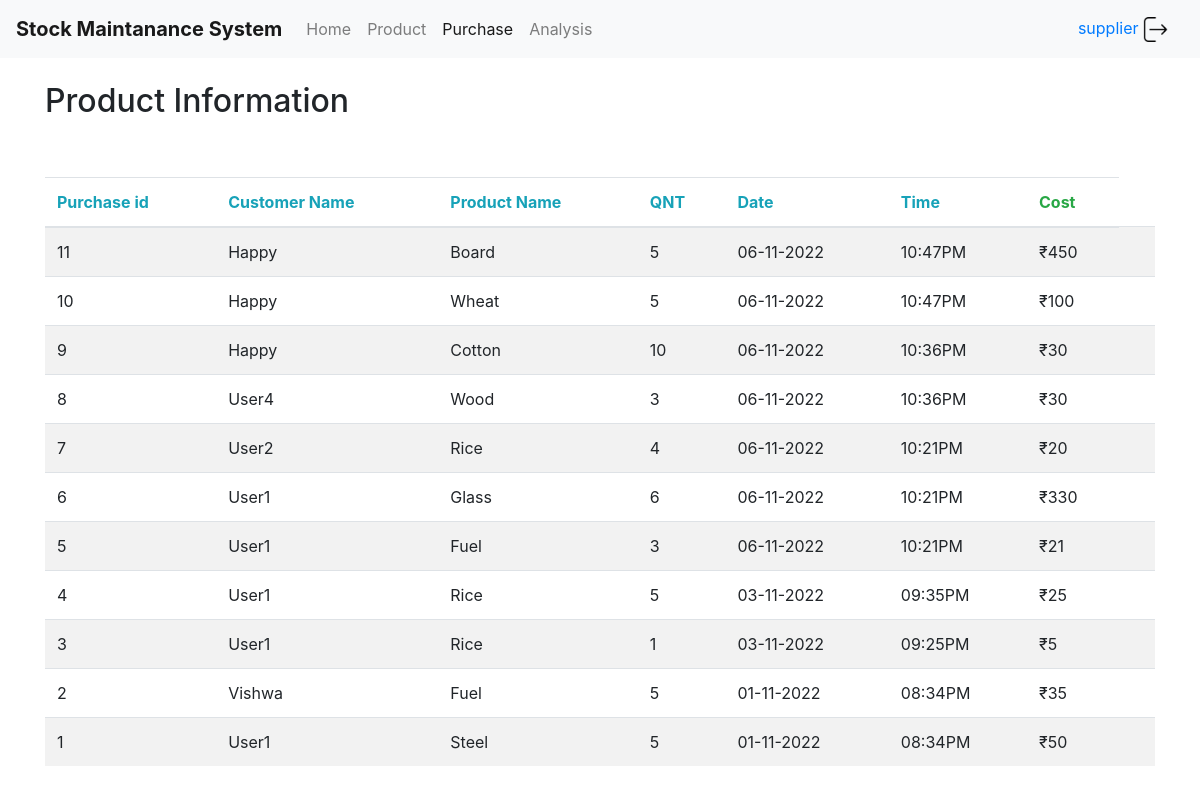
Screenshot of /admin/purchase (signed in) with the database file from the repository.
### tables this page shows
CREATE TABLE purchase(purchaseID integer primary key ,customerName test,
                productName text,QTY integer,purchaseTime text,purchaseDate text,purchaseCost integer);

### app.py (the view)
@app.route("/admin/purchase",methods=["GET","POST"])
def purchase():
   con = sql.connect("database.sqlite")
   con.row_factory = sql.Row
   cur = con.cursor()
   cur.execute("select * from purchase")
   rows = cur.fetchall();
   rows.reverse()
   return  render_template('purchase.html',rows = rows,user=session["name"])

### templates/purchase.html (shortened to what this page needs)
<!DOCTYPE html>
<html>
<head>
	<link rel="stylesheet" href="https://stackpath.bootstrapcdn.com/bootstrap/4.1.3/css/bootstrap.min.css">
</head>
<body>
				<nav class="navbar navbar-expand-lg navbar-light bg-light">
			  <a class="navbar-brand" href="#"><b>Stock Maintanance System</b></a>
			  <div class="collapse navbar-collapse" id="navbarNavAltMarkup">
			    <div class="navbar-nav">
			      <a class="nav-item nav-link" href="/admin">Home</a>
			      <a class="nav-item nav-link" href="/admin/product">Product <span class="sr-only">(current)</span></a>
			      <a class="nav-item nav-link active" href="/admin/purchase">Purchase</a>
                  <a class="nav-item nav-link" href="/admin/analysis">Analysis</a>
			    </div>
			  </div>
        <a class="nav-item nav-link" href="{{url_for('login_page.a_logout')}}">{{user}} <img src={{url_for('static',filename='logout.png')}} width="25" height="25"></a>
			</nav>
<div class="container">
  <h2>Product Information</h2>
  <table class="table table-striped">
    <thead>
      <tr>
        <th class="text-info">Purchase id</th>
        <th class="text-info">Customer Name</th>
        <th class="text-info">Product Name</th>
        <th class="text-info">QNT</th>
        <th class="text-info">Date</th>
        <th class="text-info">Time</th>
        <th class="text-success">Cost</th>
      </tr>
    </thead>
    <tbody>
       {% for row in rows %}
            <tr>
               <td>{{row["purchaseID"]}}</td>
               <td>{{row["customerName"]}}</td>
               <td>{{row["productName"]}}</td>
               <td>{{row['QTY']}}</td>
               <td>{{row['purchaseDate']}}</td>
               <td>{{row['purchaseTime']}}</td>
               <td>₹{{row['purchaseCost']}}</td>
               <td>
            </tr>
         {% endfor %}
    </tbody>
  </table>
</div>
</body>
</html>

### rows the page displays
purchase: purchaseID "11", customerName "Happy", productName "Board", QTY "5", purchaseDate "06-11-2022", purchaseTime "10:47PM", purchaseCost "450"
purchase: purchaseID "10", customerName "Happy", productName "Wheat", QTY "5", purchaseDate "06-11-2022", purchaseTime "10:47PM", purchaseCost "100"
purchase: purchaseID "9", customerName "Happy", productName "Cotton", QTY "10", purchaseDate "06-11-2022", purchaseTime "10:36PM", purchaseCost "30"
purchase: purchaseID "8", customerName "User4", productName "Wood", QTY "3", purchaseDate "06-11-2022", purchaseTime "10:36PM", purchaseCost "30"
purchase: purchaseID "7", customerName "User2", productName "Rice", QTY "4", purchaseDate "06-11-2022", purchaseTime "10:21PM", purchaseCost "20"
purchase: purchaseID "6", customerName "User1", productName "Glass", QTY "6", purchaseDate "06-11-2022", purchaseTime "10:21PM", purchaseCost "330"
purchase: purchaseID "5", customerName "User1", productName "Fuel", QTY "3", purchaseDate "06-11-2022", purchaseTime "10:21PM", purchaseCost "21"
purchase: purchaseID "4", customerName "User1", productName "Rice", QTY "5", purchaseDate "03-11-2022", purchaseTime "09:35PM", purchaseCost "25"
purchase: purchaseID "3", customerName "User1", productName "Rice", QTY "1", purchaseDate "03-11-2022", purchaseTime "09:25PM", purchaseCost "5"
purchase: purchaseID "2", customerName "Vishwa", productName "Fuel", QTY "5", purchaseDate "01-11-2022", purchaseTime "08:34PM", purchaseCost "35"
purchase: purchaseID "1", customerName "User1", productName "Steel", QTY "5", purchaseDate "01-11-2022", purchaseTime "08:34PM", purchaseCost "50"

### other values shown
{{ user }} "supplier"
